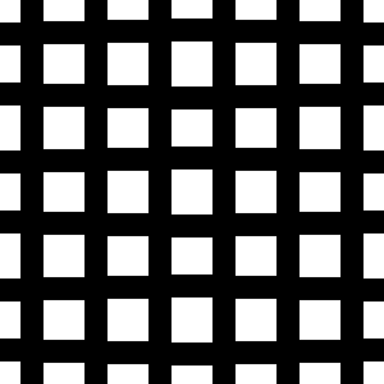
%> input picture imgs/SharkletRef035.png, 384 x 384 px
$ octave periodic_shift.m   (GNU Octave 9; MATLAB toolbox functions it lacks are replaced by stand-ins)
%> lines starting %> are read from the running program, lines starting %| are printed output that depends on the picture
%Loading a new picture
Xc = imread('SharkletRef035.png');
%> Xc is the input picture: size 384x384x3 uint8; min 0, max 255, mean 104.7
[sizex sizey sizez]= size(Xc);
%> sizex = 384; sizey = 384; sizez = 3

%Creating a canvas
blank = zeros(sizex,sizey,sizez,class(Xc));

%Setting the new center
xc = 89;
yc = 110;

x0 = int16(0.5*(sizex - 1)) + 1;
%> x0 = 193
y0 = int16(0.5*(sizey - 1)) + 1;
%> y0 = 193

for i=1:sizex
    for j=1:sizey
        itry = i + (x0 - xc);
        if (itry > sizex)
            inew = itry - (sizex - 1);
        elseif (itry < 1)
            inew = itry + (sizex - 1);
        else
            inew = itry;
        end

        jtry = j + (y0 - yc);
        if (jtry > sizey)
            jnew = jtry - (sizey - 1);
        elseif (jtry < 1)
            jnew = jtry + (sizey - 1);
        else
            jnew = jtry;
        end

        for d=1:3
            blank(i,j,d)=Xc(inew,jnew,d);
        end
    end
end
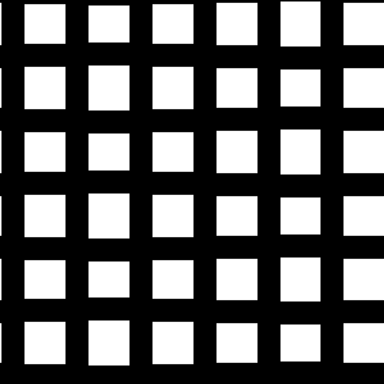
%> blank: size 384x384x3 uint8; min 0, max 255, mean 104.2
%> after the loop, inew = 105; jnew = 84

image(uint8(blank));
fname = ['periodic_shift_pic.png'];
imwrite(blank, fname);
